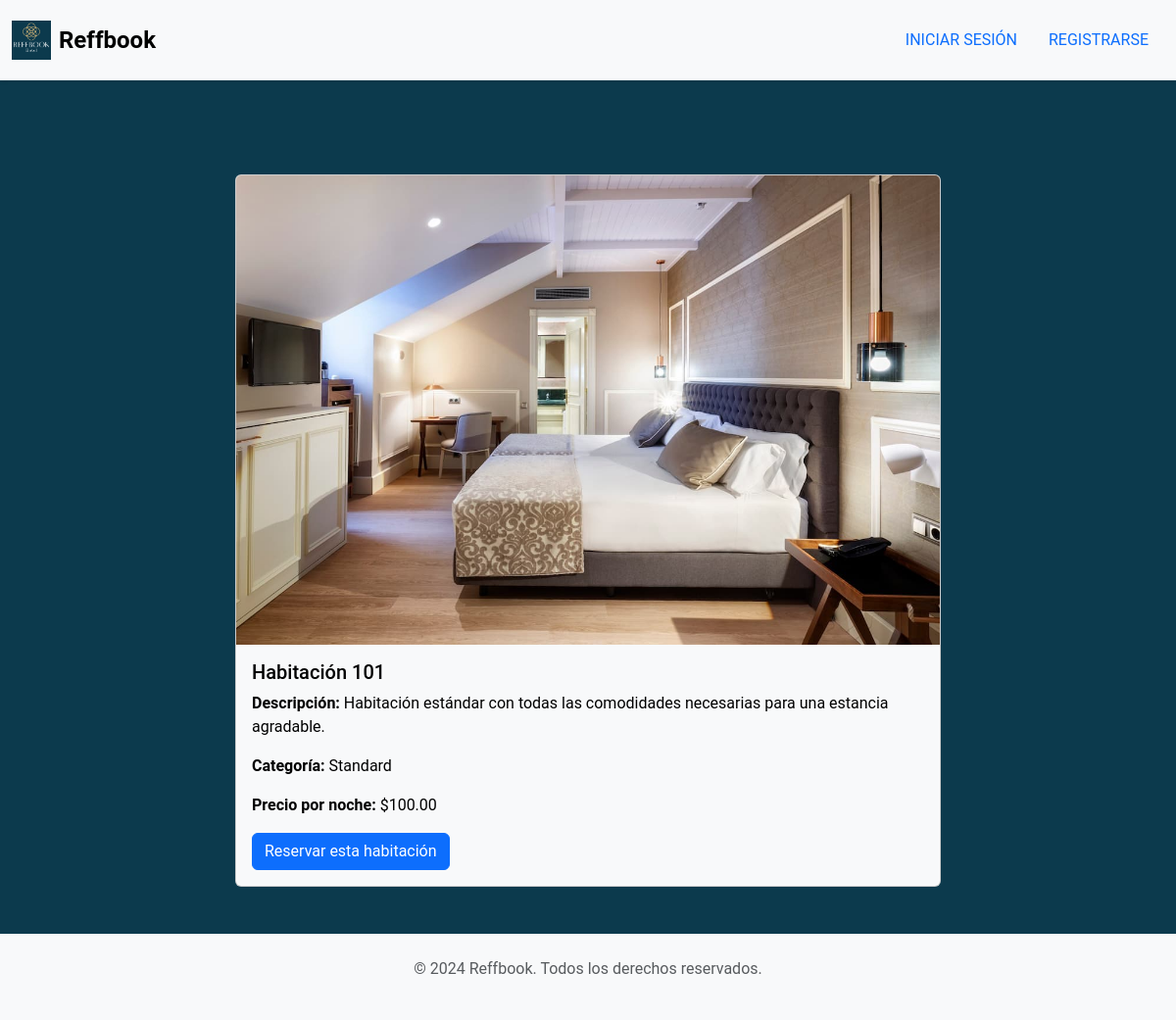
Screenshot of /habitacion/13/ with the database file from the repository.
### core/models.py (models this page shows, shortened)
class Habitacion(models.Model):
    habitacion_numero = models.CharField(max_length=10)
    habitacion_categoria = models.CharField(max_length=50)
    habitacion_descripcion = models.TextField(null=True, blank=True)
    habitacion_precio = models.DecimalField(max_digits=10, decimal_places=2)
    hotel = models.ForeignKey(Hotel, on_delete=models.CASCADE)
    habitacion_imagen = models.ImageField(upload_to='img/habitaciones/', null=True, blank=True)  # Campo para la imagen

### core/views.py (the view)
# urls.py: path('habitacion/<int:habitacion_id>/', views.detalle_habitacion, name='detalle_habitacion'),
def detalle_habitacion(request, habitacion_id):
    habitacion = get_object_or_404(Habitacion, pk=habitacion_id)
    return render(request, 'core/detalle_habitacion.html', {'habitacion': habitacion})

### core/templates/core/detalle_habitacion.html (shortened to what this page needs)
{% extends 'base.html' %}
{% block content %}
<div class="container mt-5">
    <div class="row">
        <div class="col-md-8 offset-md-2">
            <div class="card">
                <img src="{{ habitacion.habitacion_imagen.url }}" class="card-img-top" alt="Habitación {{ habitacion.habitacion_numero }}">
                <div class="card-body">
                    <h5 class="card-title">Habitación {{ habitacion.habitacion_numero }}</h5>
                    <p class="card-text"><strong>Descripción:</strong> {{ habitacion.habitacion_descripcion }}</p>
                    <p class="card-text"><strong>Categoría:</strong> {{ habitacion.habitacion_categoria }}</p>
                    <p class="card-text"><strong>Precio por noche:</strong> ${{ habitacion.habitacion_precio }}</p>
                    <button class="btn btn-primary" data-bs-toggle="modal" data-bs-target="#modalPago">Reservar esta habitación</button>
                </div>
            </div>
        </div>
    </div>
</div>
{% endblock %}

### core/static/css/global.css (style rules this page uses)
body { background-color: #0c3a4d; color: white; font-family: 'Roboto', sans-serif; margin: 0; padding: 0; }
.card, .modal-content { background-color: #f8f9fa; color: black; }

### rows the page displays
Habitacion: habitacion_imagen (picture), habitacion_numero "101", habitacion_descripcion "Habitación estándar con todas las comodidades necesarias para una estancia agradable.", habitacion_categoria "Standard", habitacion_precio "100.00"
